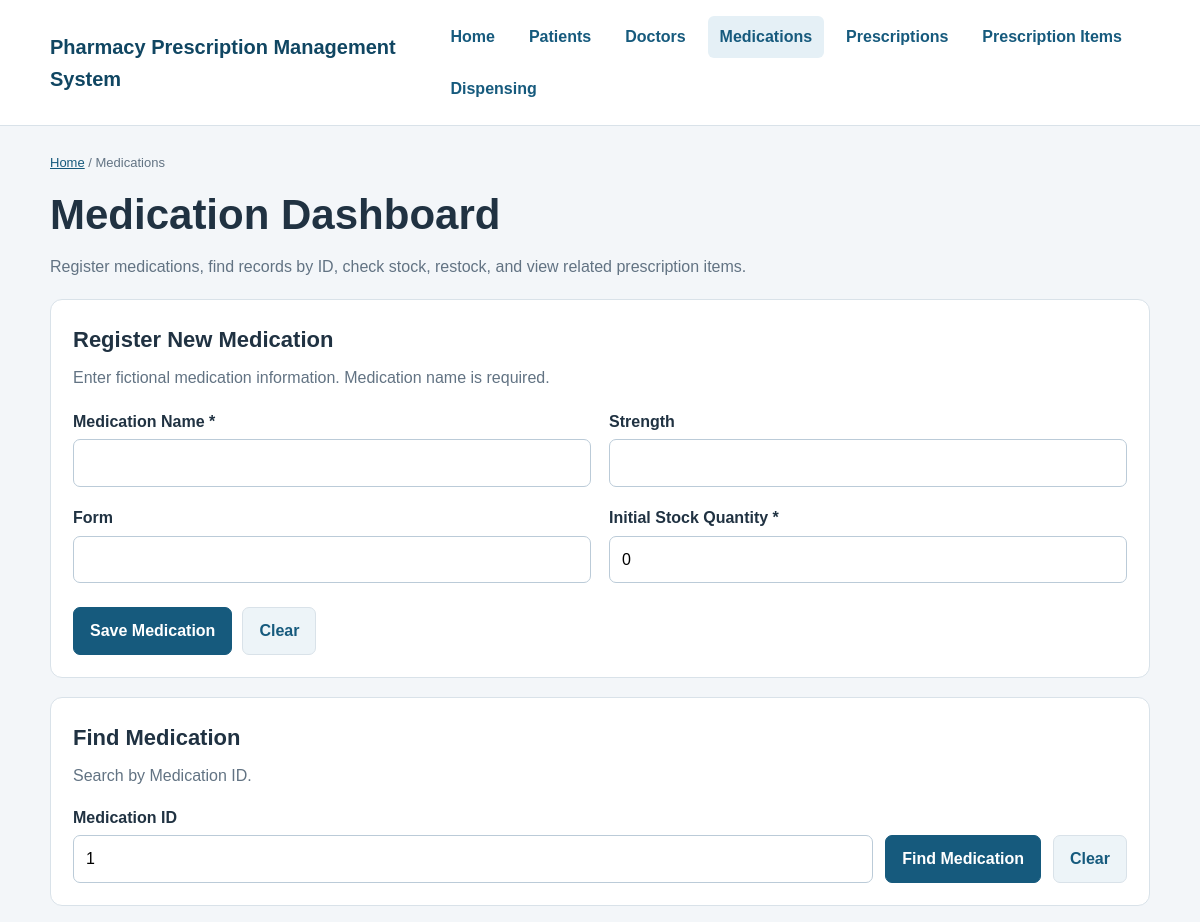
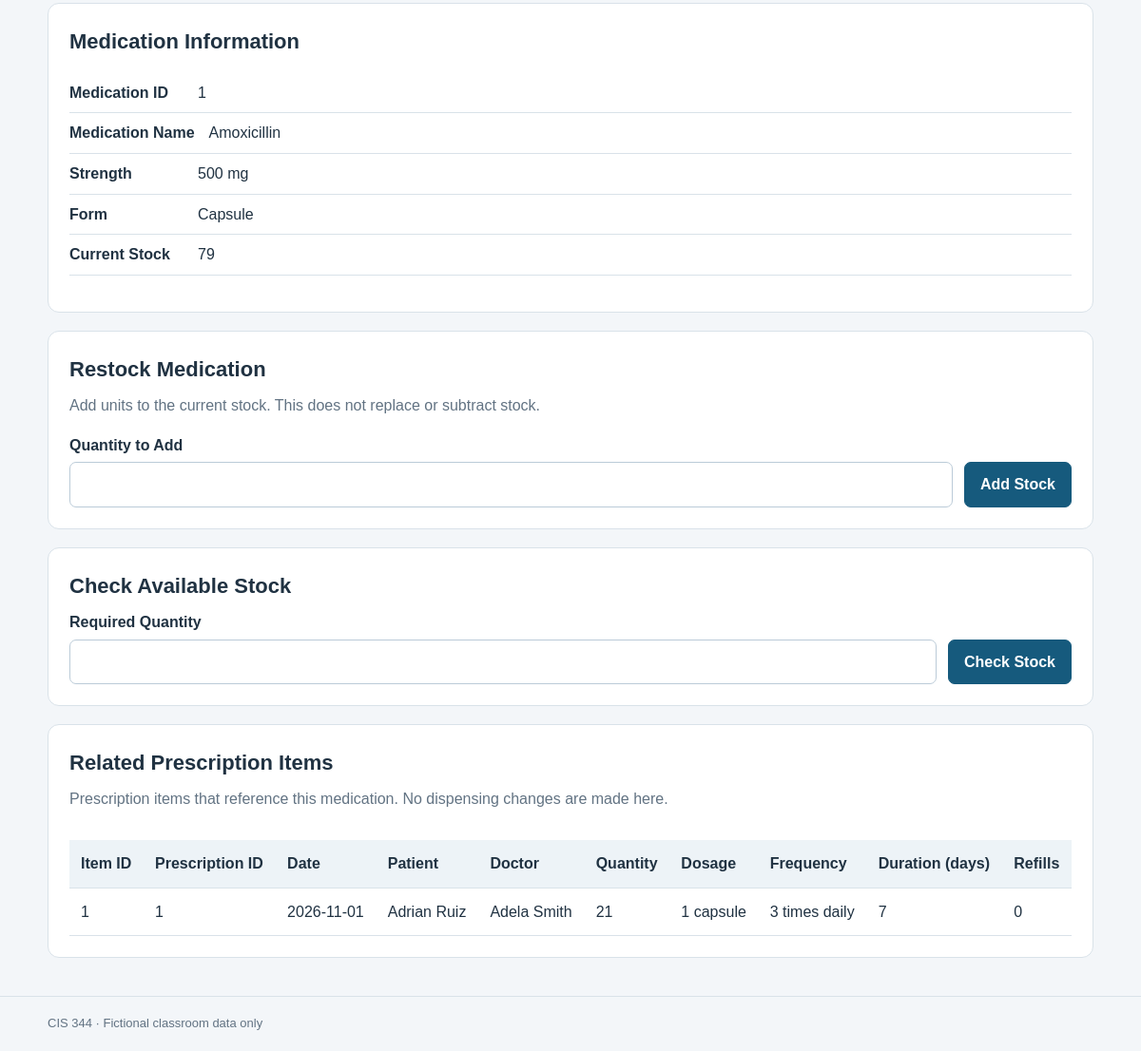
The page /pharmacy-prescription-mgmt/public/medications.php?id=1 on the database its author committed (2 pictures, top to bottom).
### tables this page shows
CREATE TABLE medication (
    medication_id INT AUTO_INCREMENT PRIMARY KEY,
    medication_name VARCHAR(100) NOT NULL,
    strength VARCHAR(50),
    form VARCHAR(50),
    stock_quantity INT NOT NULL DEFAULT 0,
    CHECK (stock_quantity >= 0)
);

CREATE TABLE prescription_items (
    item_id INT AUTO_INCREMENT PRIMARY KEY,
    prescription_id INT NOT NULL,
    medication_id INT NOT NULL,
    quantity INT NOT NULL,
    dosage VARCHAR(50) NOT NULL,
    frequency VARCHAR(50) NOT NULL,
    duration_days INT NOT NULL,
    refills_allowed INT NOT NULL DEFAULT 0,
    FOREIGN KEY (prescription_id) REFERENCES prescriptions(prescription_id),
    FOREIGN KEY (medication_id) REFERENCES medication(medication_id),
    CHECK (quantity > 0),
    CHECK (duration_days > 0),
    CHECK (refills_allowed >= 0)
);

CREATE TABLE prescriptions (
    prescription_id INT AUTO_INCREMENT PRIMARY KEY,
    patient_id INT NOT NULL,
    doctor_id INT NOT NULL,
    prescription_date DATE NOT NULL,
    FOREIGN KEY (patient_id) REFERENCES patients(patient_id),
    FOREIGN KEY (doctor_id) REFERENCES doctors(doctor_id)
);

### pharmacy-prescription-mgmt/public/medications.php (the view, shortened to what the rows shown need)
<?php
require_once __DIR__ . '/../app/Medication.php';
function medicationHtml(mixed $value): string
{
    return htmlspecialchars(
        (string) ($value ?? ''),
        ENT_QUOTES | ENT_SUBSTITUTE,
        'UTF-8'
    );
}
function medicationId(mixed $value): ?int
{
    $id = filter_var(
        $value,
        FILTER_VALIDATE_INT,
        ['options' => ['min_range' => 1]]
    );
    return $id === false ? null : (int) $id;
}
$errors = [];
$selectedId = null;
$medication = null;
$prescriptionItems = [];
if ($_SERVER['REQUEST_METHOD'] === 'GET' &&
    isset($_GET['id'])) {
    $selectedId = medicationId($_GET['id']);
}
if ($selectedId !== null) {
    try {
        $connection = (new Database())->getConnection();
        $medication = Medication::findById(
            $connection,
            $selectedId
        );
        if ($medication === null) {
            $errors[] =
                'No medication exists with that ID.';
        } else {
            $medication->refreshStock();
            $prescriptionItems =
                $medication->getPrescriptionItems();
        }
    } catch (Throwable $error) {
        error_log($error->getMessage());
        $errors[] =
            'Unable to load medication details.';
    }
}
?>
<!DOCTYPE html>
<html lang="en">
<head>
    <link rel="stylesheet" href="css/style.css">
</head>
<body>
<main class="container page-content">
    <h1>Medication Dashboard</h1>
    <section class="panel">
        <h2>Register New Medication</h2>
    </section>
    <section class="panel">
        <h2>Find Medication</h2>
    </section>
    <?php if ($medication !== null): ?>
        <section class="panel">
            <h2>Medication Information</h2>
            <dl class="details-list">
                <div>
                    <dt>Medication ID</dt>
                    <dd>
                        <?= medicationHtml(
                            $medication->getMedicationId()
                        ) ?>
                    </dd>
                </div>
                <div>
                    <dt>Medication Name</dt>
                    <dd>
                        <?= medicationHtml(
                            $medication->getMedicationName()
                        ) ?>
                    </dd>
                </div>
                <div>
                    <dt>Strength</dt>
                    <dd>
                        <?= medicationHtml(
                            $medication->getStrength()
                            ?? 'Not provided'
                        ) ?>
                    </dd>
                </div>
                <div>
                    <dt>Form</dt>
                    <dd>
                        <?= medicationHtml(
                            $medication->getForm()
                            ?? 'Not provided'
                        ) ?>
                    </dd>
                </div>
                <div>
                    <dt>Current Stock</dt>
                    <dd>
                        <?= medicationHtml(
                            $medication->getStockQuantity()
                        ) ?>
                    </dd>
                </div>
            </dl>
        </section>
        <section class="panel">
            <h2>Restock Medication</h2>
            <p class="muted">
                Add units to the current stock.
                This does not replace or subtract stock.
            </p>
            <form
                method="post"
                action="medications.php"
                class="search-form"
            >
                <div class="form-field">
                    <label for="quantity_to_add">
                        Quantity to Add
                    </label>
                    <input
                        type="number"
                        id="quantity_to_add"
                        name="quantity_to_add"
                        min="1"
                        max="2147483647"
                        required
                    >
                </div>
                <button
                    class="button button-primary"
                    type="submit">
                    Add Stock
                </button>
            </form>
        </section>
        <section class="panel">
            <h2>Check Available Stock</h2>
            <form
                method="get"
                action="medications.php"
                class="search-form"
            >
                <div class="form-field">
                    <label for="check_quantity">
                        Required Quantity
                    </label>
                    <input
                        type="number"
                        id="check_quantity"
                        name="check_quantity"
                        min="1"
                        max="2147483647"
                        required
                    >
                </div>
                <button
                    class="button button-primary"
                    type="submit">
                    Check Stock
                </button>
            </form>
        </section>
        <section class="panel">
            <h2>Related Prescription Items</h2>
            <p class="muted">
                Prescription items that reference this medication.
                No dispensing changes are made here.
            </p>
            <div class="table-scroll">
                <table>
                    <thead>
                        <tr>
                            <th>Item ID</th>
                            <th>Prescription ID</th>
                            <th>Date</th>
                            <th>Patient</th>
                            <th>Doctor</th>
                            <th>Quantity</th>
                            <th>Dosage</th>
                            <th>Frequency</th>
                            <th>Duration (days)</th>
                            <th>Refills</th>
                        </tr>
                    </thead>
                    <tbody>
                    <?php if ($prescriptionItems === []): ?>
                        <tr>
                            <td colspan="10">
                                No prescription items found.
                            </td>
                        </tr>
                    <?php else: ?>
                        <?php foreach ($prescriptionItems as $item): ?>
                            <tr>
                                <td>
                                    <?= medicationHtml(
                                        $item['item_id'] ?? ''
                                    ) ?>
                                </td>
                                <td>
                                    <?= medicationHtml(
                                        $item['prescription_id'] ?? ''
                                    ) ?>
                                </td>
                                <td>
                                    <?= medicationHtml(
                                        $item['prescription_date'] ?? ''
                                    ) ?>
                                </td>
                                <td>
                                    <?= medicationHtml(
                                        $item['patient_name'] ?? ''
                                    ) ?>
                                </td>
                                <td>
                                    <?= medicationHtml(
                                        $item['doctor_name'] ?? ''
                                    ) ?>
                                </td>
                                <td>
                                    <?= medicationHtml(
                                        $item['quantity'] ?? ''
                                    ) ?>
                                </td>
                                <td>
                                    <?= medicationHtml(
                                        $item['dosage'] ?? ''
                                    ) ?>
                                </td>
                                <td>
                                    <?= medicationHtml(
                                        $item['frequency'] ?? ''
                                    ) ?>
                                </td>
                                <td>
                                    <?= medicationHtml(
                                        $item['duration_days'] ?? ''
                                    ) ?>
                                </td>
                                <td>
                                    <?= medicationHtml(
                                        $item['refills_allowed'] ?? ''
                                    ) ?>
                                </td>
                            </tr>
                        <?php endforeach; ?>
                    <?php endif; ?>
                    </tbody>
                </table>
            </div>
        </section>
    <?php endif; ?>
</main>
</body>
</html>

### rows shown on the page
medication: medication_id "1", medication_name "Amoxicillin", strength "500 mg", form "Capsule", stock_quantity "79"
prescription_items: item_id "1", prescription "1", prescription.prescription_date "2026-11-01", patient_name "Adrian Ruiz", doctor_name "Adela Smith", quantity "21", dosage "1 capsule", frequency "3 times daily", duration_days "7", refills_allowed "0"
